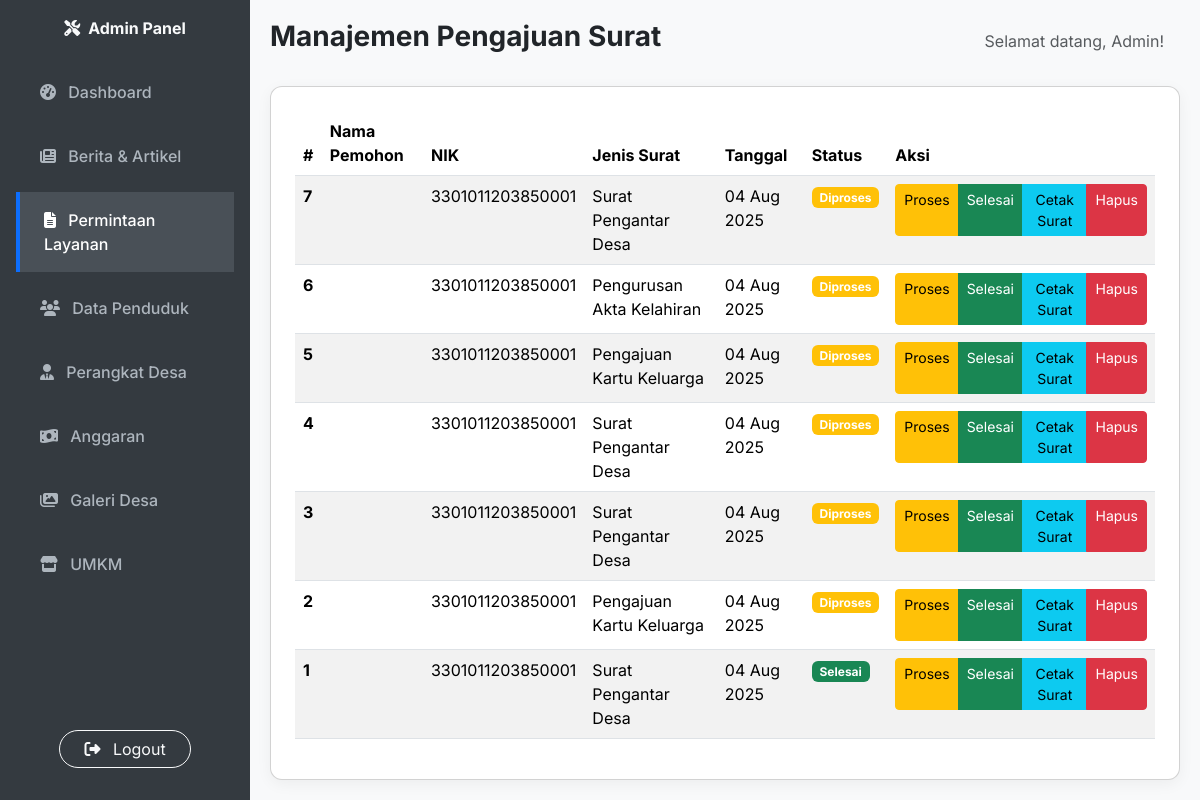
The page /manage_layanan.php (signed in) on the database its author committed.
### tables this page shows
CREATE TABLE `permintaan_surat` (
  `id` int(11) NOT NULL,
  `id_penduduk` int(11) DEFAULT NULL,
  `nik` varchar(16) NOT NULL,
  `jenis_surat` varchar(255) NOT NULL,
  `keterangan` text DEFAULT NULL,
  `tanggal_pengajuan` timestamp NOT NULL DEFAULT current_timestamp(),
  `status` varchar(50) DEFAULT 'Pending'
);

### manage_layanan.php (the view, shortened to what this page needs)
<?php
require_once 'db.php';
$permintaan_list = [];
if ($conn) {
    $sql = "SELECT * FROM permintaan_surat ORDER BY tanggal_pengajuan DESC";
    $result = $conn->query($sql);
    if ($result === FALSE) {
        $message = "<div class='alert alert-danger'>Error saat menjalankan kueri: " . $conn->error . "</div>";
    } else {
        if ($result->num_rows > 0) {
            while ($row = $result->fetch_assoc()) {
                $permintaan_list[] = $row;
            }
        }
    }
}
$user_name = isset($_SESSION['user_name']) ? $_SESSION['user_name'] : 'Admin';
?>
<!DOCTYPE html>
<html lang="id">
<head>
    <link href="https://cdn.jsdelivr.net/npm/bootstrap@5.3.3/dist/css/bootstrap.min.css" rel="stylesheet" xintegrity="sha384-QWTKZyjpPEjISv5WaRU9OFeRpok6YctnYmDr5pNlyT2bRjXh0JMhjY6hW+ALEwIH">
    <link rel="stylesheet" href="https://cdnjs.cloudflare.com/ajax/libs/font-awesome/6.5.2/css/all.min.css">
</head>
<body>
    <nav id="sidebar" class="d-flex flex-column p-3">
        <a href="dashboard.php" class="navbar-brand text-light text-center mb-4">
            <i class="fas fa-tools me-2"></i>Admin Panel
        </a>
        <ul class="nav nav-pills flex-column">
            <li class="nav-item mb-2">
                <a href="dashboard.php" class="nav-link">
                    <i class="fas fa-tachometer-alt me-2"></i> Dashboard
                </a>
            </li>
            <li class="nav-item mb-2">
                <a href="manage_berita.php" class="nav-link">
                    <i class="fas fa-newspaper me-2"></i> Berita & Artikel
                </a>
            </li>
            <li class="nav-item mb-2">
                <a href="manage_layanan.php" class="nav-link active">
                    <i class="fas fa-file-alt me-2"></i> Permintaan Layanan
                </a>
            </li>
            <li class="nav-item mb-2">
                <a href="manage_penduduk.php" class="nav-link">
                    <i class="fas fa-users me-2"></i> Data Penduduk
                </a>
            </li>
            <li class="nav-item mb-2">
                <a href="manage_perangkat_desa.php" class="nav-link">
                    <i class="fas fa-user-tie me-2"></i> Perangkat Desa
                </a>
            </li>
            <li class="nav-item mb-2">
                <a href="manage_anggaran.php" class="nav-link">
                    <i class="fas fa-money-bill-wave me-2"></i> Anggaran
                </a>
            </li>
            <li class="nav-item mb-2">
                <a href="manage_galeri.php" class="nav-link">
                    <i class="fas fa-images me-2"></i> Galeri Desa
                </a>
            </li>
            <li class="nav-item mb-2">
                <a href="manage_umkm.php" class="nav-link <?php if ($current_page == 'manage_umkm.php') echo 'active'; ?>">
                    <i class="fas fa-store me-2"></i> UMKM
                </a>
            </li>
        </ul>
        <div class="mt-auto text-center py-3">
             <a href="logout.php" class="btn btn-outline-light rounded-pill px-4"><i class="fas fa-sign-out-alt me-2"></i> Logout</a>
        </div>
    </nav>
    <div id="main-content">
        <header class="d-flex justify-content-between align-items-center mb-4">
            <h1 class="h3 fw-bold">Manajemen Pengajuan Surat</h1>
            <div class="d-flex align-items-center">
                <span class="me-3 d-none d-md-block text-muted">Selamat datang, <?php echo htmlspecialchars($user_name); ?>!</span>
            </div>
        </header>
        <div class="table-responsive card p-4">
            <table class="table table-striped table-hover">
                <thead>
                    <tr>
                        <th scope="col">#</th>
                        <th scope="col">Nama Pemohon</th>
                        <th scope="col">NIK</th>
                        <th scope="col">Jenis Surat</th>
                        <th scope="col">Tanggal</th>
                        <th scope="col">Status</th>
                        <th scope="col">Aksi</th>
                    </tr>
                </thead>
                <tbody>
                    <?php if (count($permintaan_list) > 0): ?>
                        <?php foreach ($permintaan_list as $permintaan): ?>
                            <tr>
                                <th scope="row"><?= htmlspecialchars($permintaan['id']) ?></th>
                                <td><?= htmlspecialchars($permintaan['nama_pemohon']) ?></td>
                                <td><?= htmlspecialchars($permintaan['nik']) ?></td>
                                <td><?= htmlspecialchars($permintaan['jenis_surat']) ?></td>
                                <td><?= date('d M Y', strtotime($permintaan['tanggal_pengajuan'])) ?></td>
                                <td>
                                    <span class="badge bg-<?= ($permintaan['status'] == 'Selesai') ? 'success' : (($permintaan['status'] == 'Diproses') ? 'warning' : 'secondary') ?>">
                                        <?= htmlspecialchars($permintaan['status']) ?>
                                    </span>
                                </td>
                                <td>
                                    <div class="btn-group" role="group">
                                        <a href="manage_layanan.php?action=update_status&id=<?= htmlspecialchars($permintaan['id']) ?>&status=Diproses" class="btn btn-sm btn-warning">Proses</a>
                                        <a href="manage_layanan.php?action=update_status&id=<?= htmlspecialchars($permintaan['id']) ?>&status=Selesai" class="btn btn-sm btn-success">Selesai</a>
                                        <a href="cetak_surat.php?id=<?= htmlspecialchars($permintaan['id']) ?>" class="btn btn-sm btn-info" target="_blank">Cetak Surat</a>
                                        <a href="manage_layanan.php?action=delete&id=<?= htmlspecialchars($permintaan['id']) ?>" class="btn btn-sm btn-danger" onclick="return confirm('Apakah Anda yakin ingin menghapus permintaan ini?');">Hapus</a>
                                    </div>
                                </td>
                            </tr>
                        <?php endforeach; ?>
                    <?php else: ?>
                        <tr>
                            <td colspan="7" class="text-center">Tidak ada permintaan surat yang masuk saat ini.</td>
                        </tr>
                    <?php endif; ?>
                </tbody>
            </table>
        </div>
    </div>
</body>
</html>

### manage_layanan.php (style rules this page uses)
body { font-family: 'Inter', sans-serif; background-color: #f8f9fa; }
#sidebar { height: 100vh; background-color: #343a40; color: #fff; padding-top: 20px; position: fixed; left: 0; top: 0; width: 250px; transition: all 0.3s; z-index: 1000; }
#sidebar .nav-link { color: #adb5bd; font-weight: 500; transition: all 0.2s ease; padding: 1rem 1.5rem; }
#sidebar .nav-link:hover, #sidebar .nav-link.active { color: #fff; background-color: #495057; border-left: 4px solid #0d6efd; border-radius: 0; }
#main-content { margin-left: 250px; padding: 20px; transition: all 0.3s; }
.navbar-brand { font-weight: 700; }
.table-responsive { border-radius: 0.75rem; box-shadow: 0 4px 15px rgba(0,0,0,0.05); overflow: hidden; }

### rows shown on the page
permintaan_surat: id "7", nik "3301011203850001", jenis_surat "Surat Pengantar Desa", tanggal_pengajuan "04 Aug 2025", status "Diproses"
permintaan_surat: id "6", nik "3301011203850001", jenis_surat "Pengurusan Akta Kelahiran", tanggal_pengajuan "04 Aug 2025", status "Diproses"
permintaan_surat: id "5", nik "3301011203850001", jenis_surat "Pengajuan Kartu Keluarga", tanggal_pengajuan "04 Aug 2025", status "Diproses"
permintaan_surat: id "4", nik "3301011203850001", jenis_surat "Surat Pengantar Desa", tanggal_pengajuan "04 Aug 2025", status "Diproses"
permintaan_surat: id "3", nik "3301011203850001", jenis_surat "Surat Pengantar Desa", tanggal_pengajuan "04 Aug 2025", status "Diproses"
permintaan_surat: id "2", nik "3301011203850001", jenis_surat "Pengajuan Kartu Keluarga", tanggal_pengajuan "04 Aug 2025", status "Diproses"
permintaan_surat: id "1", nik "3301011203850001", jenis_surat "Surat Pengantar Desa", tanggal_pengajuan "04 Aug 2025", status "Selesai"

### other values the page prints
$user_name "Admin"
